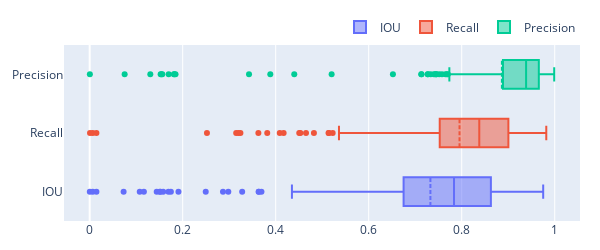

The notebook cell this image was saved under:
### Markdown cell above
### Test results for Michigan

### Code cell
true_path = r'datasets\MI30\02Tiles\Flood\*\*\*.png'
flood_paths = glob(true_path)
flood_paths = sample(flood_paths, 500)

mi30 = calcualte_metric(flood_paths)
print('test samples:' + str(len(nj30)))

print(mi30.mean())
print(plot_box(mi30))

### Figure 1 — Plotly figure (JSON) as saved in the notebook; plotly's stock layout.template omitted (floating-point values rounded to 4 significant figures; data arrays with more than 128 entries replaced by an {"elided": "..."} marker saying what was removed)
{"data": [{"boxmean": true, "name": "IOU", "type": "box", "x": {"elided": "279 float values"}}, {"boxmean": true, "name": "Recall", "type": "box", "x": {"elided": "279 float values"}}, {"boxmean": true, "name": "Precision", "type": "box", "x": {"elided": "279 float values"}}], "layout": {"height": 250, "legend": {"orientation": "h", "x": 1, "xanchor": "right", "y": 1.02, "yanchor": "bottom"}, "margin": {"b": 20, "l": 20, "r": 20, "t": 20}, "width": 600}}
